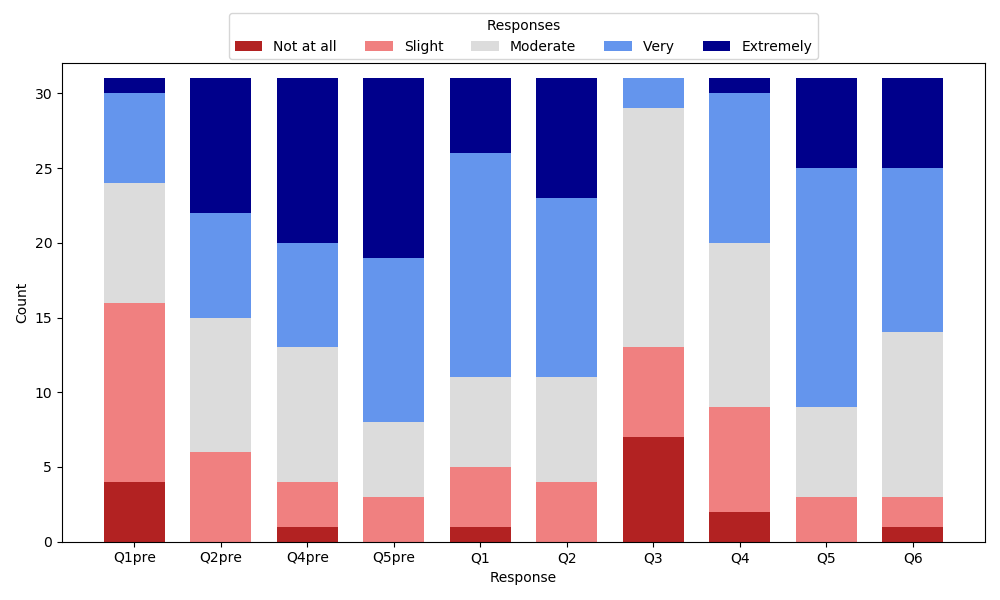

Here is the Python script that generated this plot:

import pandas as pd
import matplotlib.pyplot as plt
import numpy as np


# Create a DataFrame
df = pd.read_csv("jedai_survey.csv")
questions = df.columns
likert_data = {}
question_options = {'Q1pre': {0:'Not at all', 1:'Slightly well', 2:'Moderately well', 3:'Very well', 4:'Extremely well'}, 
                    'Q2pre': {4:'Daily', 3:'4-6 times a week', 2:'2-3 times a week', 1:'Once a week', 0:'Never'}, 
                    'Q4pre': {4:'Daily', 3:'4-6 times a week', 2:'2-3 times a week', 1:'Once a week', 0:'Never'}, 
                    'Q5pre': {0:'Not curious at all', 1:'Slightly curious', 2:'Moderately curious', 3:'Very curious', 4:'Extremely curious'}, 
                    'Q1': {0:'Not inclined at all', 1:'Slightly inclined', 2:'Moderately inclined', 3:'Very inclined', 4:'Extremely inclined'}, 
                    'Q2': {0:'Not helpful', 1:'Slightly helpful', 2:'Moderately helpful', 3:'Very helpful', 4:'Extremely helpful'}, 
                    'Q3': {0:'Not challenging at all', 1:'Slightly challenging', 2:'Moderately challenging', 3:'Very challenging', 4:'Extremely challenging'}, 
                    'Q4': {0:'Not intuitive at all', 1:'Slightly intuitive', 2:'Moderately Intuitive', 3:'Very Intuitive', 4:'Extremely Intuitive'}, 
                    'Q5': {0:'Not curious at all', 1:'Slightly curious', 2:'Moderately curious', 3:'Very curious', 4:'Extremely curious'},
                    'Q6': {0:'Not well at all', 1:'Slightly well', 2:'Moderately well', 3:'Very well', 4:'Extremely well'}}

legend_labels = {
    0: 'Not at all',
    1: 'Slight',
    2: 'Moderate',
    3: 'Very',
    4: 'Extremely'
}


for heading in questions:
    if heading in question_options.keys():
    # if heading in ["Q1"]:
        options = question_options[heading]
        options = {value:key for key,value in options.items()}
        data = list(df[heading].replace(options).reset_index(drop=True))
        new_data = []
        for i in legend_labels.keys():
            new_data.append(data.count(i))
        likert_data[heading] = pd.Series(list(new_data))

print(likert_data)

# Convert the dictionary to a DataFrame
# columns=['Strongly Disagree', 'Disagree', 'Neutral', 'Agree', 'Strongly Agree']
df = pd.DataFrame.from_dict(likert_data, orient='index', columns=[0,1,2,3,4])

# Transpose the DataFrame for plotting
df = df.T

# Create a stacked bar plot
fig, ax = plt.subplots(figsize=(10, 6))

categories = likert_data.keys()
bar_positions = np.arange(len(categories))
width = 0.7

bottom = np.zeros(len(categories))

likert_colors = ['firebrick','lightcoral','gainsboro','cornflowerblue', 'darkblue']
for i, question in enumerate(df.index):
    responses = df.loc[question]
    ax.bar(
        bar_positions,
        responses,
        width=width,
        label=legend_labels[i],
        bottom=bottom,
        color=likert_colors[i % len(likert_colors)] 
    )
    bottom += responses

# Customize the plot
# ax.set_title('Likert Scale Stacked Bar Plot')
ax.set_xlabel('Response')
ax.set_ylabel('Count')
ax.set_xticks(bar_positions)
ax.set_xticklabels(categories)
ax.set_ylim(0, 32)
ax.legend(title='Responses',loc='upper center', bbox_to_anchor=(0.5, 1.12), ncol=6)

# Show the plot
plt.tight_layout()
plt.savefig("plot.png")
